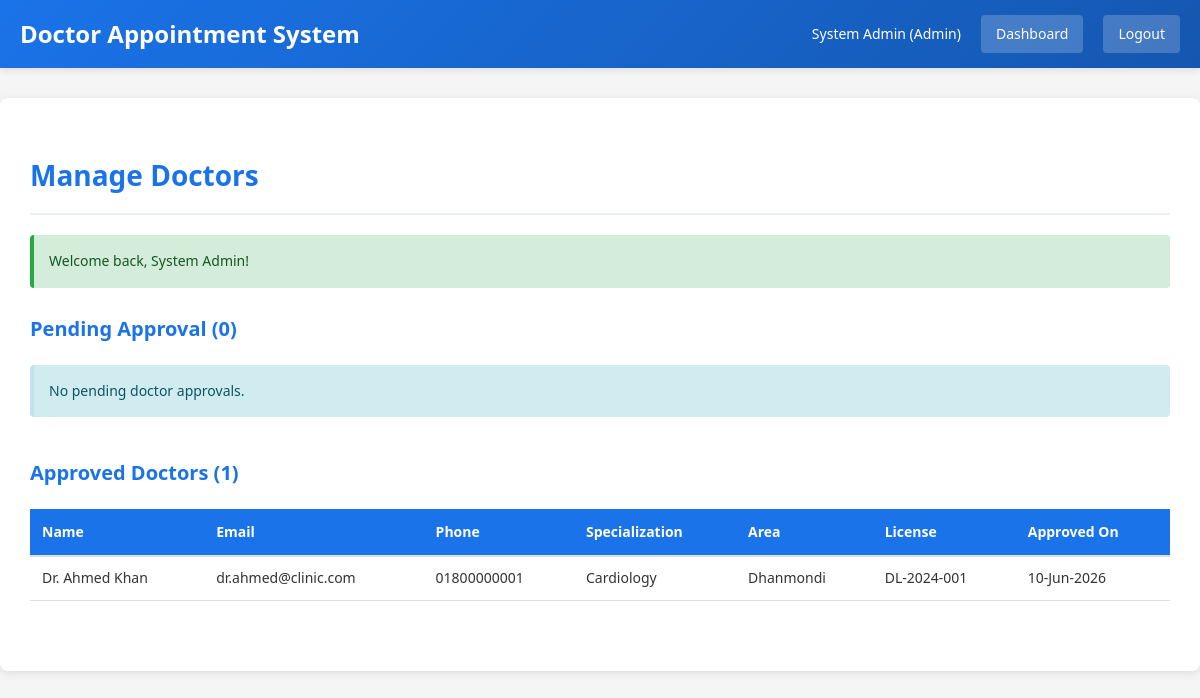
The page /doctors.php (signed in) on the database its author committed.
### tables this page shows
CREATE TABLE doctor_profiles (
    doctor_id           INT UNSIGNED PRIMARY KEY,
    specialization_id   SMALLINT UNSIGNED NOT NULL,
    area_id             SMALLINT UNSIGNED NOT NULL,
    gender              ENUM('male','female','other') NOT NULL,
    date_of_birth       DATE NOT NULL,
    license_no          VARCHAR(60) NOT NULL UNIQUE,
    qualification       VARCHAR(200) NOT NULL,
    experience_years    TINYINT UNSIGNED NOT NULL DEFAULT 0,
    current_workplace   VARCHAR(200) NULL,
    chamber_name        VARCHAR(150) NULL,
    chamber_address     TEXT NULL,
    biography           TEXT NULL,
    consultation_fee    DECIMAL(10,2) NOT NULL DEFAULT 0.00,
    profile_image       VARCHAR(300) NULL,
    verification_status ENUM('pending','approved','rejected') DEFAULT 'pending',
    approved_by         INT UNSIGNED NULL,
    approved_at         DATETIME NULL,
    created_at          DATETIME DEFAULT CURRENT_TIMESTAMP,
    updated_at          DATETIME DEFAULT CURRENT_TIMESTAMP ON UPDATE CURRENT_TIMESTAMP,
    FOREIGN KEY (doctor_id)         REFERENCES users(user_id),
    FOREIGN KEY (specialization_id) REFERENCES specializations(specialization_id),
    FOREIGN KEY (area_id)           REFERENCES areas(area_id),
    FOREIGN KEY (approved_by)       REFERENCES users(user_id),
    INDEX idx_verification (verification_status)
);

CREATE TABLE users (
    user_id        INT UNSIGNED PRIMARY KEY AUTO_INCREMENT,
    role_id        TINYINT UNSIGNED NOT NULL,
    full_name      VARCHAR(100) NOT NULL,
    email          VARCHAR(150) NOT NULL UNIQUE,
    phone          VARCHAR(20)  NOT NULL UNIQUE,
    password_hash  VARCHAR(255) NOT NULL,
    account_status ENUM('active','inactive','blocked') DEFAULT 'active',
    created_at     DATETIME DEFAULT CURRENT_TIMESTAMP,
    updated_at     DATETIME DEFAULT CURRENT_TIMESTAMP ON UPDATE CURRENT_TIMESTAMP,
    FOREIGN KEY (role_id) REFERENCES roles(role_id),
    INDEX idx_email (email)
);

CREATE TABLE specializations (
    specialization_id   SMALLINT UNSIGNED PRIMARY KEY AUTO_INCREMENT,
    specialization_name VARCHAR(100) NOT NULL UNIQUE,
    description         TEXT NULL
);

CREATE TABLE areas (
    area_id   SMALLINT UNSIGNED PRIMARY KEY AUTO_INCREMENT,
    area_name VARCHAR(100) NOT NULL,
    city      VARCHAR(80)  NOT NULL,
    district  VARCHAR(80)  NOT NULL
);

### doctors.php (the view, shortened to what this page needs)
<?php
include 'flash.php';
$apdo = get_admin_pdo();
try {
    $pending = $apdo->query("
        SELECT dp.doctor_id, u.full_name, u.email, u.phone,
               s.specialization_name, a.area_name, a.city,
               dp.license_no, dp.qualification, dp.experience_years,
               dp.created_at
        FROM doctor_profiles dp
        JOIN users u ON dp.doctor_id = u.user_id
        JOIN specializations s ON dp.specialization_id = s.specialization_id
        JOIN areas a ON dp.area_id = a.area_id
        WHERE dp.verification_status = 'pending'
        ORDER BY dp.created_at DESC
    ")->fetchAll(PDO::FETCH_ASSOC);
} catch (PDOException $e) {
    $pending = [];
    set_flash('error', 'Error loading pending doctors');
}
try {
    $approved = $apdo->query("
        SELECT dp.doctor_id, u.full_name, u.email, u.phone,
               s.specialization_name, a.area_name,
               dp.license_no, dp.created_at
        FROM doctor_profiles dp
        JOIN users u ON dp.doctor_id = u.user_id
        JOIN specializations s ON dp.specialization_id = s.specialization_id
        JOIN areas a ON dp.area_id = a.area_id
        WHERE dp.verification_status = 'approved'
        ORDER BY dp.created_at DESC
    ")->fetchAll(PDO::FETCH_ASSOC);
} catch (PDOException $e) {
    $approved = [];
}
?>
<!DOCTYPE html>
<html lang="en">
<head>
    <link rel="stylesheet" href="style.css">
</head>
<body>
<div class="navbar">
    <h1>Doctor Appointment System</h1>
    <div class="nav-right">
        <span><?= htmlspecialchars($_SESSION['user_name']) ?> (Admin)</span>
        <a href="dashboard.php">Dashboard</a>
        <a href="logout.php">Logout</a>
    </div>
</div>
<div class="container">
    <h2>Manage Doctors</h2>
    <?php echo display_flash(); ?>
    <div class="dashboard-section">
        <h3>Pending Approval (<?= count($pending) ?>)</h3>
        <?php if (!empty($pending)): ?>
            <table class="table">
                <thead>
                    <tr>
                        <th>Name</th>
                        <th>Email</th>
                        <th>Phone</th>
                        <th>Specialization</th>
                        <th>Area</th>
                        <th>License</th>
                        <th>Qualification</th>
                        <th>Applied</th>
                        <th>Actions</th>
                    </tr>
                </thead>
                <tbody>
                    <?php foreach ($pending as $doc): ?>
                        <tr>
                            <td><?= htmlspecialchars($doc['full_name']) ?></td>
                            <td><?= htmlspecialchars($doc['email']) ?></td>
                            <td><?= htmlspecialchars($doc['phone']) ?></td>
                            <td><?= htmlspecialchars($doc['specialization_name']) ?></td>
                            <td><?= htmlspecialchars($doc['area_name'] . ', ' . $doc['city']) ?></td>
                            <td><?= htmlspecialchars($doc['license_no']) ?></td>
                            <td><?= htmlspecialchars($doc['qualification']) ?></td>
                            <td><?= date('d-M-Y', strtotime($doc['created_at'])) ?></td>
                            <td>
                                <form method="POST" style="display:inline;">
                                    <input type="hidden" name="doctor_id" value="<?= $doc['doctor_id'] ?>">
                                    <input type="hidden" name="action" value="approve">
                                    <button type="submit" class="btn btn-small btn-success" onclick="return confirm('Approve this doctor?')">Approve</button>
                                </form>
                                <form method="POST" style="display:inline;">
                                    <input type="hidden" name="doctor_id" value="<?= $doc['doctor_id'] ?>">
                                    <input type="hidden" name="action" value="reject">
                                    <button type="submit" class="btn btn-small btn-danger" onclick="return confirm('Reject this doctor?')">Reject</button>
                                </form>
                            </td>
                        </tr>
                    <?php endforeach; ?>
                </tbody>
            </table>
        <?php else: ?>
            <div class="alert alert-info">No pending doctor approvals.</div>
        <?php endif; ?>
    </div>
    <div class="dashboard-section" style="margin-top:24px;">
        <h3>Approved Doctors (<?= count($approved) ?>)</h3>
        <?php if (!empty($approved)): ?>
            <table class="table">
                <thead>
                    <tr>
                        <th>Name</th>
                        <th>Email</th>
                        <th>Phone</th>
                        <th>Specialization</th>
                        <th>Area</th>
                        <th>License</th>
                        <th>Approved On</th>
                    </tr>
                </thead>
                <tbody>
                    <?php foreach ($approved as $doc): ?>
                        <tr>
                            <td><?= htmlspecialchars($doc['full_name']) ?></td>
                            <td><?= htmlspecialchars($doc['email']) ?></td>
                            <td><?= htmlspecialchars($doc['phone']) ?></td>
                            <td><?= htmlspecialchars($doc['specialization_name']) ?></td>
                            <td><?= htmlspecialchars($doc['area_name']) ?></td>
                            <td><?= htmlspecialchars($doc['license_no']) ?></td>
                            <td><?= date('d-M-Y', strtotime($doc['created_at'])) ?></td>
                        </tr>
                    <?php endforeach; ?>
                </tbody>
            </table>
        <?php else: ?>
            <div class="alert alert-info">No approved doctors yet.</div>
        <?php endif; ?>
    </div>
</div>
</body>
</html>

### style.css (style rules this page uses)
* { margin: 0; padding: 0; box-sizing: border-box; }
body { font-family: 'Segoe UI', Tahoma, Geneva, Verdana, sans-serif; background-color: #f5f5f5; color: #333; line-height: 1.6; }
.navbar { background: linear-gradient(135deg, #1a73e8 0%, #1557b0 100%); color: white; padding: 15px 20px; display: flex; justify-content: space-between; align-items: center; box-shadow: 0 2px 8px rgba(0,0,0,0.1); }
.navbar h1 { font-size: 24px; font-weight: 600; }
.nav-right { display: flex; gap: 20px; align-items: center; }
.nav-right span { font-size: 14px; }
.nav-right a { color: white; text-decoration: none; padding: 8px 15px; background-color: rgba(255,255,255,0.2); border-radius: 4px; transition: all 0.3s; font-size: 14px; }
.container { max-width: 1200px; margin: 30px auto; padding: 30px; background-color: white; border-radius: 8px; box-shadow: 0 2px 10px rgba(0,0,0,0.1); }
h2, h3 { color: #1a73e8; margin-bottom: 20px; margin-top: 25px; font-weight: 600; }
h2 { font-size: 28px; border-bottom: 2px solid #e8f0fe; padding-bottom: 15px; }
h3 { font-size: 20px; }
.alert { padding: 15px; border-radius: 4px; margin-bottom: 20px; font-size: 14px; border-left: 4px solid; }
.alert-info { background-color: #d1ecf1; color: #0c5460; border-left-color: #bee5eb; }
.table { width: 100%; border-collapse: collapse; margin-bottom: 20px; background-color: white; }
.table thead { background-color: #e8f0fe; color: #1a73e8; }
.table th { padding: 15px; text-align: left; font-weight: 600; border-bottom: 2px solid #ddd; font-size: 14px; }
.table td { padding: 12px 15px; border-bottom: 1px solid #e8f0fe; font-size: 14px; }
.dashboard-section { margin-bottom: 40px; }
.table { width: 100%; border-collapse: collapse; margin-top: 20px; }
.table th { background-color: #1a73e8; color: white; padding: 12px; text-align: left; font-weight: bold; }
.table td { padding: 10px 12px; border-bottom: 1px solid #ddd; }
a { color: #1a73e8; text-decoration: none; }

### rows shown on the page
doctor_profiles: doctor_id.full_name "Dr. Ahmed Khan", doctor_id.email "dr.ahmed@clinic.com", doctor_id.phone "01800000001", specialization.specialization_name "Cardiology", area.area_name "Dhanmondi", license_no "DL-2024-001", created_at "10-Jun-2026"

### other values the page prints
$_SESSION['user_name'] "System Admin"
$message "Welcome back, System Admin!"
count($pending) "0"
count($approved) "1"
